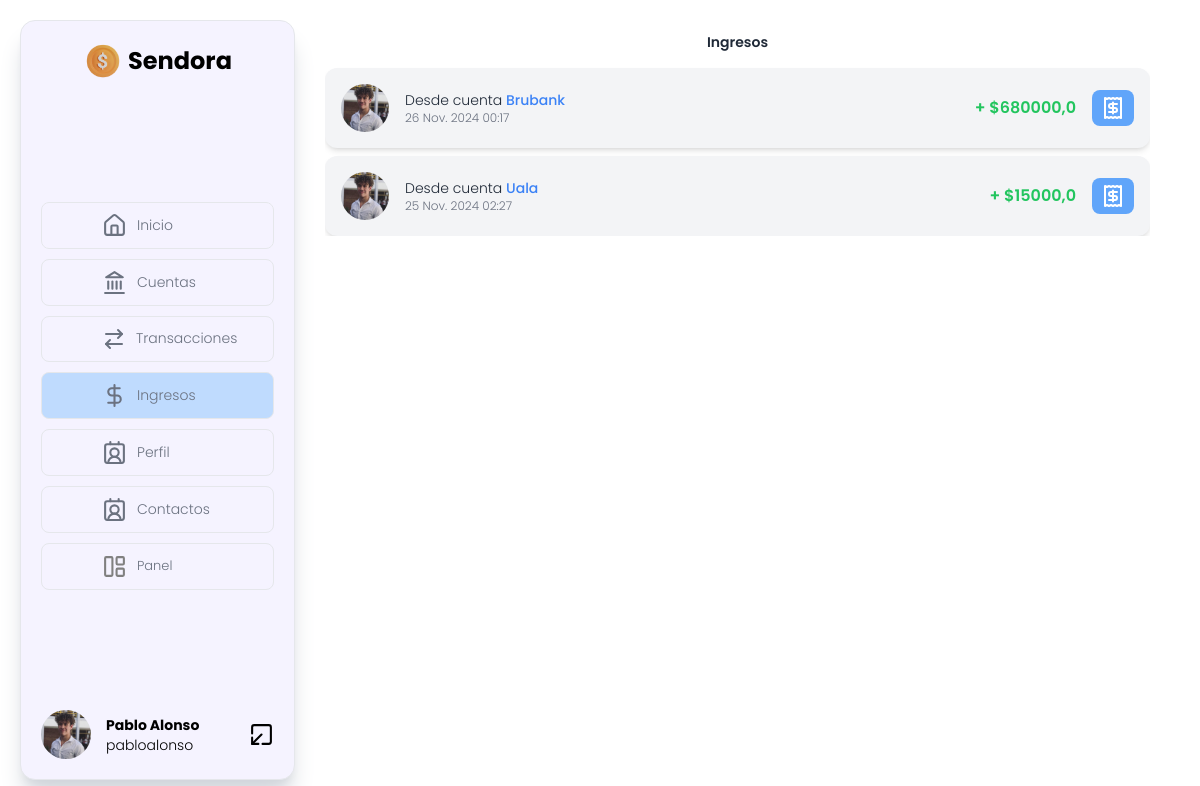
Page /income/ (signed in) on the committed database.
### Apps/Profiles/models.py (models this page shows, shortened)
class Profiles(models.Model):
    usuario = models.OneToOneField(Users, on_delete=models.CASCADE)
    foto_perfil = models.ImageField(upload_to='users/', verbose_name="Foto de perfil",  default="users/no-photo.png")
    dni = models.CharField(max_length=50, default=" ", blank=True)
    phone_number = models.CharField(max_length=50, default=" ", blank=True)
    fecha_nacimiento =  models.DateField(null=True, blank=True)
    cuentas_favoritas = models.ManyToManyField(SendoraAccounts, blank=True)
    class Meta:
        verbose_name = "Perfil"
        verbose_name_plural = "Perfiles"

### Apps/Users/models.py (models this page shows, shortened)
class Users(AbstractUser):
    actualizado = models.DateTimeField(auto_now=True)  # Se actualiza automáticamente
    class Meta:
        db_table = "users"
        verbose_name = "Usuario"
        verbose_name_plural = "Usuarios"

### Apps/Income/models.py (models this page shows, shortened)
class Incomes(models.Model):
    monto = models.FloatField()
    origen = models.ForeignKey(BankAccounts, on_delete=models.CASCADE)
    destino = models.ForeignKey(SendoraAccounts, on_delete=models.CASCADE, null=True)
    fecha_y_hora = models.DateTimeField(auto_now_add=True)
    class Meta:
        verbose_name = "Ingreso"
        verbose_name_plural = "Ingresos"

### Apps/Accounts/models.py (models this page shows, shortened)
class BankAccounts(models.Model):
    alias = models.CharField(max_length=50)
    titular = models.ForeignKey(Users, on_delete=models.CASCADE,)
    saldo = models.DecimalField(
        default=generar_saldo_aleatorio,  # Usamos la función para generar el saldo aleatorio
        decimal_places=2,
        max_digits=10
    )
    banco  = models.ForeignKey(Banks, on_delete=models.CASCADE, null=True)
    class Meta:
        verbose_name = "Bancaria"
        verbose_name_plural = "Bancarias"

### Apps/Banks/models.py (models this page shows)
class Banks(models.Model):
    nombre = models.CharField(max_length=50)  # Nombre del banco
    email = models.EmailField(null=True, blank=True)  # Correo electrónico de contacto
    website = models.URLField(null=True, blank=True)  # Sitio web oficial
    def __str__(self):
        return self.nombre
    class Meta:
        verbose_name = "Banco"
        verbose_name_plural = "Bancos"

### Apps/Income/views.py (the view)
# urls.py: path("", views.income, name="income"),
@login_required
def income(request):
    cuentas_bancarias = BankAccounts.objects.filter(titular=request.user)
    ingresos = Incomes.objects.filter(origen__in=cuentas_bancarias).order_by("-fecha_y_hora")
    context = {
        "ingresos": ingresos,
    }
    return render(request, "income.html", context)

### processors/es_administrador.py (called while the page is built)
def usuario_es_administrador(request):
    usuario_es_administrador = request.user.groups.filter(name='Administrador').exists() #el metodo exists() verifica si el usuario pertenece a ese grupo
    return {'usuario_es_administrador': usuario_es_administrador}

### processors/profile.py (called while the page is built)
def get_profile(request):
    if isinstance(request.user, AnonymousUser):
        return {}  # Devuelve un diccionario vacío si el usuario no está autenticado
    try:
        perfil = Profiles.objects.get(usuario=request.user)
    except Profiles.DoesNotExist:
        perfil = None  # Si el perfil no existe, maneja el caso
    return {
        'perfil': perfil if perfil else None
    }

### Apps/Income/templates/income.html (shortened to what this page needs)
{% extends 'left-sidebar.html' %}
{% load static %}
{% block sidebar %}
    <div class="space-y-2 overflow-y-scroll hideScrollbar   mx-auto pt-3">
        {% if ingresos %}
            <h2 class="font-semibold text-gray-800 text-center mb-4 text-sm">Ingresos</h2>
            {% for t in ingresos %}
                <div class="flex items-center gap-4 p-4 bg-gray-100 rounded-xl shadow-md hover:shadow-lg transition-shadow">
                    <img src="{{ perfil.foto_perfil.url }}" alt="{{ t.destinatario.first_name }}" class="w-12 h-12 rounded-full">
                    <div class="flex-1">
                        <h3 class="text-sm  text-gray-800">
                            Desde cuenta <span class="font-medium text-blue-500">{{ t.origen.banco }} </span>
                        </h3>
                        <p class="text-xs text-gray-500">{{ t.fecha_y_hora }}</p>
                    </div>
                    <div class="text-right">
                        <p class="text-green-500 font-semibold">+ ${{ t.monto }}</p>
                    </div>
                    <div class="text-right">
                        <a href="{% url 'ver_ingreso' t.id %}" class="flex gap-[5px] items-center bg-blue-400  text-white rounded-lg py-[6px] px-[9px]">
                            <img src="{%  static 'img/receipt.svg' %}" alt="">
                        </a>
                    </div>
                </div>
            {% endfor %}
        {% endif %}
    </div>
{% endblock sidebar %}

### Apps/Dashboard/templates/left-sidebar.html (shortened to what this page needs)
{% load static  %}
<!DOCTYPE html>
<html lang="en">
<head>
    <script src="https://cdn.tailwindcss.com"></script>
    <link rel="stylesheet" href="{% static 'css/left-sidebar.css' %}">
    <link rel="stylesheet" href="{% static 'css/dotted.css' %}">
</head>
<body class="h-[calc(100vh-40px)] m-5 poppinsMedium">
        <div class="flex h-[100%]">
            <div class="flex flex-col justify-between items-center w-[275px] border bg-violet-50 shadow-xl shadow-gray-300 p-[20px] rounded-[15px] overflow-hidden">
                 <div class="flex items-center gap-[5px]  justify-center hover:rotate-3 transition-all duration-300">
                    <img src="{% static 'img/my-coin.png' %}" alt="" width="40px" height="40px">
                    <h2 class="font-bold text-2xl">Sendora</h2>
                 </div>
                 <ul class=" w-[100%] flex flex-col  gap-[10px]">
                    <li class="">
                        <a href="{% url 'dashboard' %} "
                        class="{% if 'dashboard' in request.path %}flex items-center px-[60px] gap-[10px] whitespace-nowrap transition-all duration-300 border bg-blue-200 py-[10px] rounded-lg
                        {% else %}
                        flex items-center px-[60px] gap-[10px] whitespace-nowrap transition-all duration-300  py-[10px] rounded-lg border
                        {% endif %}
                        ">
                            <img src="{% static 'img/home.svg' %}" alt="banks" width="25px" height="25px">
                            <span  class="text-gray-500 text-[14px]">Inicio</span>
                        </a>
                    </li>
                    <li class="">
                        <a href="{% url 'accounts' %}"
                        class="{% if 'accounts' in request.path %}flex items-center px-[60px] gap-[10px] whitespace-nowrap transition-all duration-300 border bg-blue-200 py-[10px] rounded-lg
                        {% else %}
                        flex items-center px-[60px] gap-[10px] whitespace-nowrap transition-all duration-300  py-[10px] rounded-lg border
                        {% endif %}
                        ">
                            <img src="{% static 'img/banks.svg' %}" alt="banks" width="25px" height="25px">
                            <span  class="text-gray-500 text-[14px]">Cuentas</span>
                        </a>
                    </li>
                    <li>
                        <a href="{% url 'transactions' %}"
                        class="{% if 'transactions' in request.path %}flex items-center px-[60px] gap-[10px] whitespace-nowrap transition-all duration-300  border bg-blue-200 py-[10px] rounded-lg
                        {% else %}
                        flex items-center px-[60px] gap-[10px] whitespace-nowrap transition-all duration-300  py-[10px] rounded-lg border
                        {% endif %}
                        ">
                            <img src="{% static 'img/transactions.svg' %}" alt="banks" width="25px" height="25px">
                            <span class="text-gray-500 text-[14px]">Transacciones</span>
                        </a>
                    </li>
                    <li>
                        <a href="{% url 'income' %}"
                        class="{% if 'income' in request.path %}flex items-center px-[60px] gap-[10px] whitespace-nowrap transition-all duration-300  border bg-blue-200 py-[10px] rounded-lg
                        {% else %}
                        flex items-center px-[60px] gap-[10px] whitespace-nowrap transition-all duration-300  py-[10px] rounded-lg border
                        {% endif %}
                        ">
                            <img src="{% static 'img/dollar-sign.svg' %}" alt="banks" width="25px" height="25px">
                            <span class="text-gray-500 text-[14px]">Ingresos</span>
                        </a>
                    </li>
                    <li>
                        <a href="{% url 'editprofile' %}"
                        class="{% if 'edit' in request.path %} flex items-center px-[60px] gap-[10px] whitespace-nowrap transition-all duration-300  border bg-blue-200 py-[10px] rounded-lg
                        {% else %}
                        flex items-center px-[60px] gap-[10px] whitespace-nowrap transition-all duration-300  py-[10px] rounded-lg border
                        {% endif %}
                        ">
                            <img src="{% static 'img/user.svg' %}" alt="banks" width="25px" height="25px">
                            <span class="text-gray-500 text-[14px]">Perfil</span>
                        </a>
                    </li>
                    <li>
                        <a href="{% url 'vercontactos' %}"
                        class="{% if 'vercontactos' in request.path %} flex items-center px-[60px] gap-[10px] whitespace-nowrap transition-all duration-300  border bg-blue-200 py-[10px] rounded-lg
                        {% else %}
                        flex items-center px-[60px] gap-[10px] whitespace-nowrap transition-all duration-300  py-[10px] rounded-lg border
                        {% endif %}
                        ">
                            <img src="{% static 'img/user.svg' %}" alt="banks" width="25px" height="25px">
                            <span class="text-gray-500 text-[14px]">Contactos</span>
                        </a>
                    </li>
                 {% if usuario_es_administrador %}
                            <li>
                                <a href="{% url 'lista_de_usuarios' %}"
                                class="{% if 'lista_de_usuarios' in request.path %} flex items-center px-[60px] gap-[10px] whitespace-nowrap transition-all duration-300  border bg-blue-200 py-[10px] rounded-lg
                                {% else %}
                                flex items-center px-[60px] gap-[10px] whitespace-nowrap transition-all duration-300  py-[10px] rounded-lg border
                                {% endif %}
                                ">
                                    <img src="{% static 'img/panel.svg' %}" alt="banks" width="25px" height="25px">
                                    <span class="text-gray-500 text-[13px]">Panel</span>
                                </a>
                            </li>
                    {% endif %}
                 </ul>
                <footer class="flex justify-between items-center w-[100%]">
                   <div class="flex items-center gap-[15px]">
                        <div>
                            <img src="{{ perfil.foto_perfil.url }}" alt="user-photo" width="50px" height="50px" class="rounded-[50%] transform hover:scale-110 transition-all duration-300">
                        </div>
                        <div class="text-sm">
                            <h3 class="font-bold">{{ user.first_name }} {{ user.last_name }}</h3>
                            <p>{{ user.username }}</p>
                        </div>
                   </div>
                    <a href="{% url 'logout' %}">
                        <img src="{% static 'img/leave.svg' %}" alt="logout" width="25px" height="25px">
                    </a>
                </footer>
            </div>
            <div class=" flex-1 rounded-[15px] overflow-hidden  px-[30px] ">
                {% block sidebar %}
                {% endblock sidebar %}
            </div>
        </div>
</body>
</html>

### Apps/Dashboard/static/css/left-sidebar.css (style rules this page uses)
.poppinsMedium { font-family: "Poppins", sans-serif; font-weight: 300; font-style: normal; }
.hideScrollbar { scrollbar-width: none; }

### rows in the picture
Profiles: foto_perfil (picture)
Users: first_name "Pablo", last_name "Alonso", username "pabloalonso"
Incomes: foto_perfil (picture), origen.banco "Brubank", fecha_y_hora "26 Nov. 2024 00:17", monto "680000,0"
Incomes: foto_perfil (picture), origen.banco "Uala", fecha_y_hora "25 Nov. 2024 02:27", monto "15000,0"
